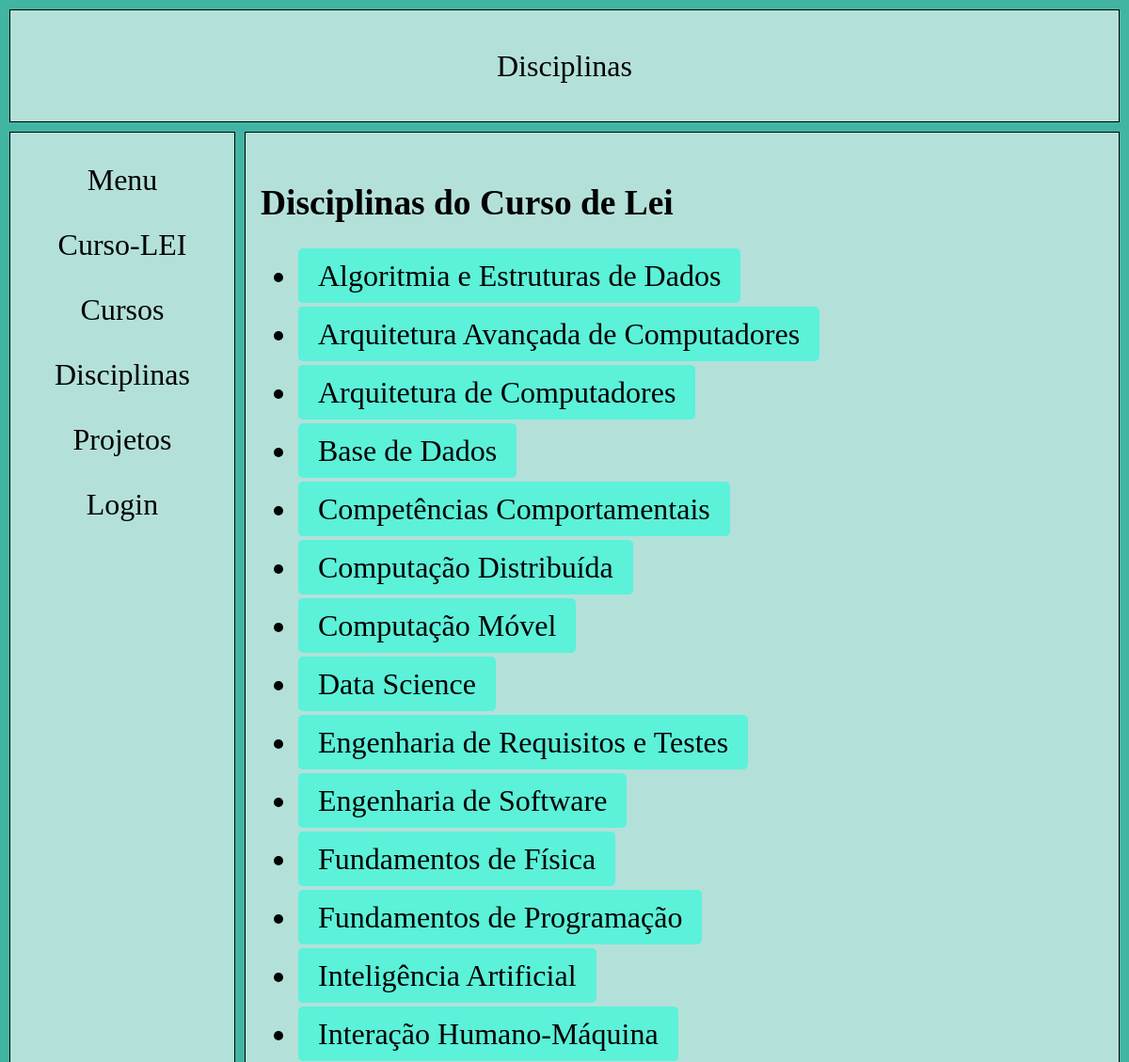
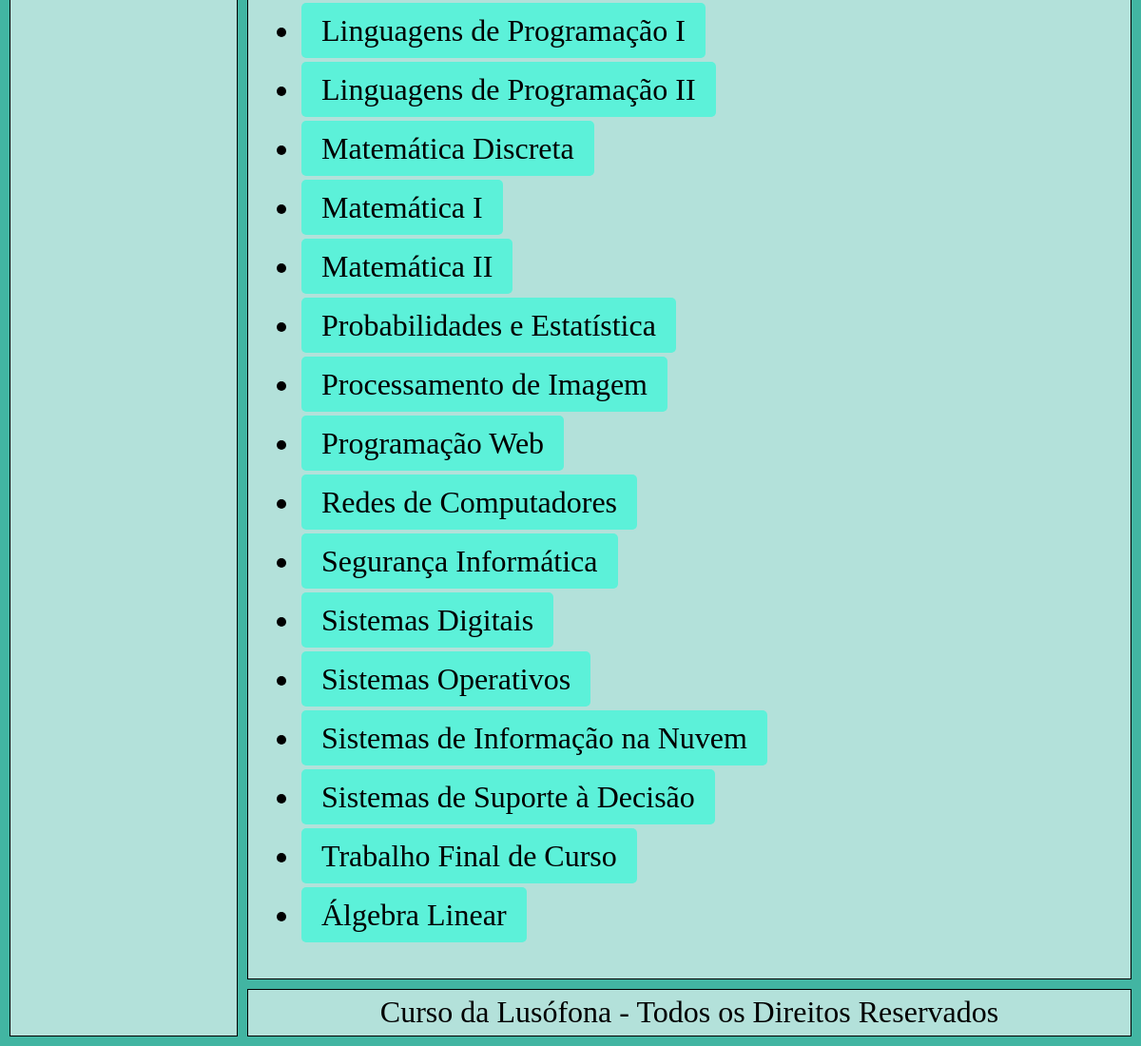
Page /portefolio/disciplinas/ on the committed database (2 pictures, top to bottom).
### portefolio/models.py (models this page shows, shortened)
class Disciplina(models.Model):
    nome = models.CharField(max_length=40)
    ano = models.IntegerField()
    semestre = models.IntegerField()
    ects = models.IntegerField()
    curricularIUnitReadableCode = models.CharField(max_length=100)
    curso = models.ForeignKey(Curso, on_delete=models.CASCADE)
    area_cientifica = models.ForeignKey(AreaCientifica, on_delete=models.CASCADE)

### portefolio/views.py (the view)
# urls.py: path('disciplinas/', views.disciplinas_view, name="disciplinas"),
def disciplinas_view(request):
    context = {
      'disciplinas': Disciplina.objects.all().order_by('nome'),
    }
    return render(request, "portefolio/disciplinas.html", context)

### portefolio/templates/portefolio/disciplinas.html (shortened to what this page needs)
{% extends 'portefolio/layout.html' %}
{% block title %}Disciplinas{% endblock %}
{% block content %}
    <h3> Disciplinas do Curso de Lei </h3>
    <ul>
    {% for disciplina in disciplinas %}
        <li class="project-item">
            <a href="{% url 'portefolio:disciplina' disciplina.id %}" class="container">{{ disciplina.nome }}</a>
        </li>
    {% endfor %}
    </ul>
{% endblock %}

### portefolio/templates/portefolio/layout.html (style rules this page uses)
html, body { margin: 0; padding: 0; height: 100%; background-color: #42B5A2; }
.container { margin: 5px 0; text-align: center; text-decoration: none; color: black; padding: 10px 20px; transition: all 0.5s ease; border: 1px solid transparent; background-color: #5CF1D9; border-radius: 5px; }
.project-item { margin-bottom: 25px; }
.project-item:last-child { margin-bottom: 0; }

### rows in the picture
Disciplina: nome "Algoritmia e Estruturas de Dados"
Disciplina: nome "Arquitetura Avançada de Computadores"
Disciplina: nome "Arquitetura de Computadores"
Disciplina: nome "Base de Dados"
Disciplina: nome "Competências Comportamentais"
Disciplina: nome "Computação Distribuída"
Disciplina: nome "Computação Móvel"
Disciplina: nome "Data Science"
Disciplina: nome "Engenharia de Requisitos e Testes"
Disciplina: nome "Engenharia de Software"
Disciplina: nome "Fundamentos de Física"
Disciplina: nome "Fundamentos de Programação"
Disciplina: nome "Inteligência Artificial"
Disciplina: nome "Interação Humano-Máquina"
Disciplina: nome "Linguagens de Programação I"
Disciplina: nome "Linguagens de Programação II"
Disciplina: nome "Matemática Discreta"
Disciplina: nome "Matemática I"
Disciplina: nome "Matemática II"
Disciplina: nome "Probabilidades e Estatística"
Disciplina: nome "Processamento de Imagem"
Disciplina: nome "Programação Web"
Disciplina: nome "Redes de Computadores"
Disciplina: nome "Segurança Informática"
Disciplina: nome "Sistemas Digitais"
Disciplina: nome "Sistemas Operativos"
Disciplina: nome "Sistemas de Informação na Nuvem"
Disciplina: nome "Sistemas de Suporte à Decisão"
Disciplina: nome "Trabalho Final de Curso"
Disciplina: nome "Álgebra Linear"
